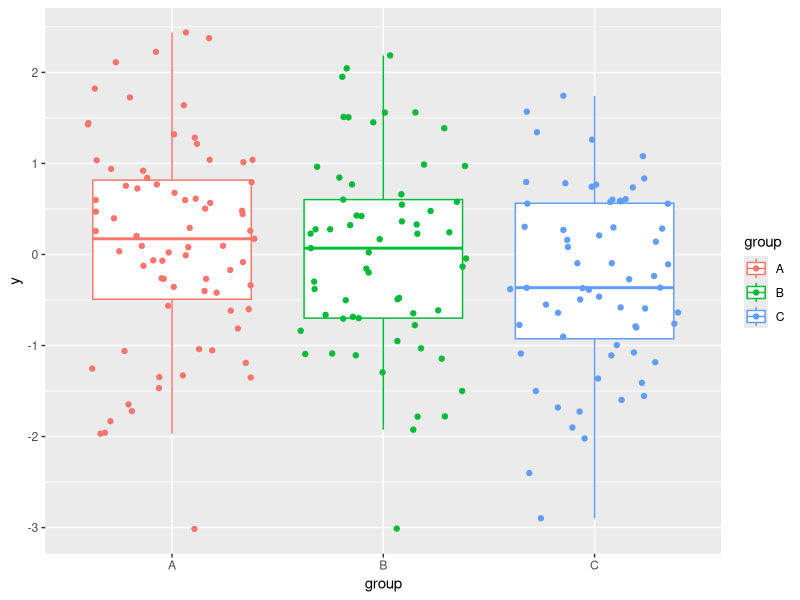
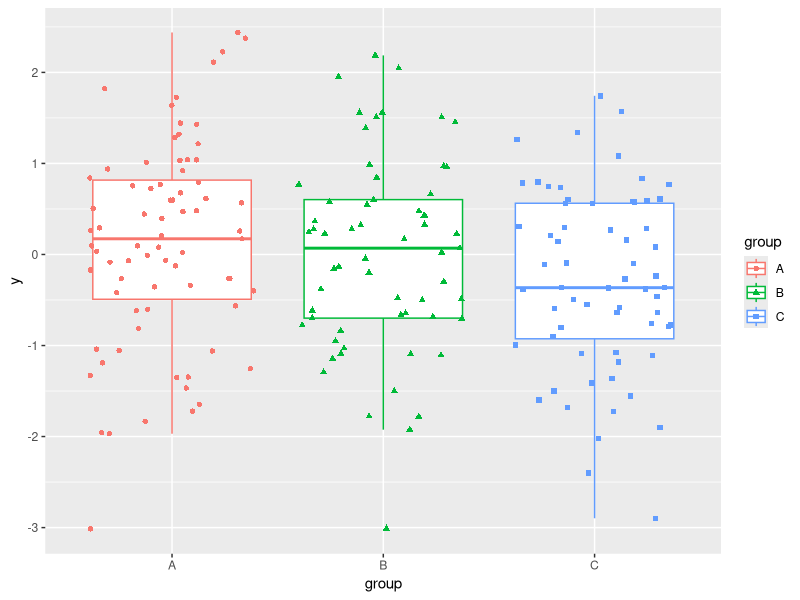

These figures' R source, in order:
# install.packages("ggplot2")
library(ggplot2)

# Data
set.seed(8)
y <- rnorm(200)
group <- sample(LETTERS[1:3], size = 200,
                replace = TRUE)
df <- data.frame(y, group)

# Box plot by group with jitter
ggplot(df, aes(x = group, y = y, colour = group)) + 
  geom_boxplot(outlier.shape = NA) +
  geom_jitter() 

# Box plot by group with jitter
ggplot(df, aes(x = group, y = y,
               colour = group,
               shape = group)) + 
  geom_boxplot(outlier.shape = NA) +
  geom_jitter()
